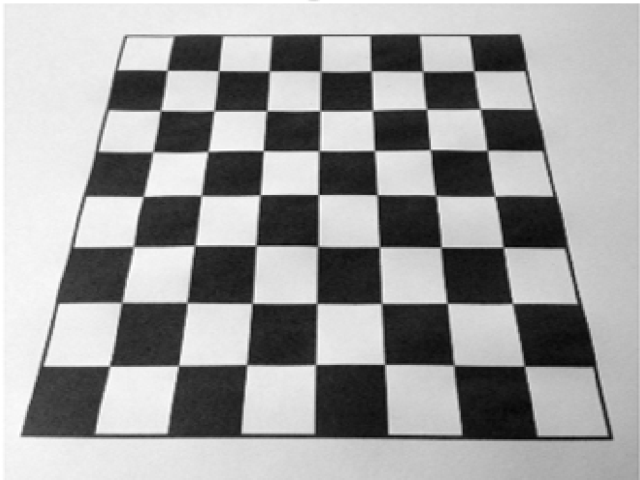
#> input picture lab06/chessboard_crooked.png, 640 x 480 px
$ python lab06.py
#> lines starting #> are read from the running program, lines starting #| are printed output that depends on the picture; after the words box and inside, x2 and y2 are one past the last pixel; in counts of white or black regions, pixels touching at a corner belong together
from __future__ import annotations

import argparse
from pathlib import Path
from typing import Tuple, Union

import cv2
import matplotlib as mpl
import matplotlib.pyplot as plt
import numpy as np
from scipy.ndimage import gaussian_filter, maximum_filter

mpl.use("agg")


def create_test_img(width: int = 800, height: int = 800) -> np.ndarray:
    img = np.zeros((height, width), dtype=np.float32)
    img[:] = 255
    img[0:400, 0:400] = 0
    return img


def add_noise(img: np.ndarray, dev: Union[int, float]) -> np.ndarray:
    noise = np.random.normal(loc=0, scale=dev, size=img.shape)
    n_img = np.clip(img + noise, 0, 255)
    return n_img.astype(np.float32)


def compute_derivatives(img: np.ndarray, sigma: Union[int, float] = 3) -> Tuple[np.ndarray, np.ndarray]:
    fm = gaussian_filter(img, sigma=(sigma, sigma), order=(0, 1))
    fn = gaussian_filter(img, sigma=(sigma, sigma), order=(1, 0))
    return fm, fn


def compute_harris_response_native(img: np.ndarray, k: Union[int, float] = 0.04) -> np.ndarray:
    # The native path uses a compact Sobel + 3x3 box-window Harris response so we
    # can benchmark a portable C implementation from Python without hardware.
    from embedded_utils.native_image_ops import harris_response_gray_u8

    gray = np.asarray(img)
    if gray.ndim != 2:
        raise ValueError("compute_harris_response_native expects a grayscale image.")
    if gray.dtype != np.uint8:
        gray = np.clip(gray, 0, 255).astype(np.uint8)
    return harris_response_gray_u8(gray, k=float(k))


def window_img(
    img_window: Tuple[int, int, int, int],
    img: np.ndarray,
    fm: np.ndarray,
    fn: np.ndarray,
) -> Tuple[np.ndarray, np.ndarray, np.ndarray]:
    frame_size = 10
    red = np.array([255, 0, 0], dtype=np.uint8)
    m0, n0, m1, n1 = img_window

    img_with_frame = cv2.cvtColor(img.astype(np.uint8), cv2.COLOR_GRAY2RGB)
    img_with_frame[m0 : m0 + frame_size, n0:n1] = red
    img_with_frame[m1 - frame_size : m1, n0:n1] = red
    img_with_frame[m0:m1, n0 : n0 + frame_size] = red
    img_with_frame[m0:m1, n1 - frame_size : n1] = red

    w_fm = fm[m0:m1, n0:n1]
    w_fn = fn[m0:m1, n0:n1]
    return w_fm, w_fn, img_with_frame


def ex61(dev: float, sigma: float):
    img = create_test_img(800, 800)
    n_img = add_noise(img, dev)

    fm, fn = compute_derivatives(img, sigma)
    fm_n, fn_n = compute_derivatives(n_img, sigma)

    flat = (600, 200, 700, 300)
    edge = (350, 100, 450, 200)
    corner = (350, 350, 450, 450)

    img_uint8 = img.astype(np.uint8)
    w_fm1, w_fn1, img1 = window_img(flat, img_uint8, fm, fn)
    w_fm2, w_fn2, img2 = window_img(edge, img_uint8, fm, fn)
    w_fm3, w_fn3, img3 = window_img(corner, img_uint8, fm, fn)

    w_fm4, w_fn4, img4 = window_img(flat, img_uint8, fm_n, fn_n)
    w_fm5, w_fn5, img5 = window_img(edge, img_uint8, fm_n, fn_n)
    w_fm6, w_fn6, img6 = window_img(corner, img_uint8, fm_n, fn_n)

    return (
        w_fm1,
        w_fn1,
        img1,
        w_fm2,
        w_fn2,
        img2,
        w_fm3,
        w_fn3,
        img3,
        w_fm4,
        w_fn4,
        img4,
        w_fm5,
        w_fn5,
        img5,
        w_fm6,
        w_fn6,
        img6,
        img,
        n_img,
    )


def exercise061_plot(*args) -> None:
    (
        w_fm1,
        w_fn1,
        img1,
        w_fm2,
        w_fn2,
        img2,
        w_fm3,
        w_fn3,
        img3,
        w_fm4,
        w_fn4,
        img4,
        w_fm5,
        w_fn5,
        img5,
        w_fm6,
        w_fn6,
        img6,
        img,
        n_img,
    ) = args

    plt.figure(figsize=(18, 12))

    plt.subplot(4, 6, 1), plt.title("noiseless"), plt.axis("off"), plt.imshow(img, cmap="gray")
    plt.subplot(4, 6, 4), plt.title("noisy"), plt.axis("off"), plt.imshow(n_img, cmap="gray")

    plt.subplot(4, 6, 7), plt.title("flat"), plt.axis("off"), plt.imshow(img1)
    plt.subplot(4, 6, 8), plt.title("Fm"), plt.axis("off"), plt.imshow(w_fm1, cmap="gray")
    plt.subplot(4, 6, 9), plt.title("Fn"), plt.axis("off"), plt.imshow(w_fn1, cmap="gray")
    plt.subplot(4, 6, 10), plt.title("noisy flat"), plt.axis("off"), plt.imshow(img4)
    plt.subplot(4, 6, 11), plt.title("Fm"), plt.axis("off"), plt.imshow(w_fm4, cmap="gray")
    plt.subplot(4, 6, 12), plt.title("Fn"), plt.axis("off"), plt.imshow(w_fn4, cmap="gray")

    plt.subplot(4, 6, 13), plt.title("edge"), plt.axis("off"), plt.imshow(img2)
    plt.subplot(4, 6, 14), plt.title("Fm"), plt.axis("off"), plt.imshow(w_fm2, cmap="gray")
    plt.subplot(4, 6, 15), plt.title("Fn"), plt.axis("off"), plt.imshow(w_fn2, cmap="gray")
    plt.subplot(4, 6, 16), plt.title("noisy edge"), plt.axis("off"), plt.imshow(img5)
    plt.subplot(4, 6, 17), plt.title("Fm"), plt.axis("off"), plt.imshow(w_fm5, cmap="gray")
    plt.subplot(4, 6, 18), plt.title("Fn"), plt.axis("off"), plt.imshow(w_fn5, cmap="gray")

    plt.subplot(4, 6, 19), plt.title("corner"), plt.axis("off"), plt.imshow(img3)
    plt.subplot(4, 6, 20), plt.title("Fm"), plt.axis("off"), plt.imshow(w_fm3, cmap="gray")
    plt.subplot(4, 6, 21), plt.title("Fn"), plt.axis("off"), plt.imshow(w_fn3, cmap="gray")
    plt.subplot(4, 6, 22), plt.title("noisy corner"), plt.axis("off"), plt.imshow(img6)
    plt.subplot(4, 6, 23), plt.title("Fm"), plt.axis("off"), plt.imshow(w_fm6, cmap="gray")
    plt.subplot(4, 6, 24), plt.title("Fn"), plt.axis("off"), plt.imshow(w_fn6, cmap="gray")

    plt.tight_layout()
    plt.savefig("Noiseless_Noisy.png", dpi=150)
    plt.close()


def exercise062_plot(*args) -> None:
    (
        w_fm1,
        w_fn1,
        _img1,
        w_fm2,
        w_fn2,
        _img2,
        w_fm3,
        w_fn3,
        _img3,
        w_fm4,
        w_fn4,
        _img4,
        w_fm5,
        w_fn5,
        _img5,
        w_fm6,
        w_fn6,
        _img6,
        _img,
        _n_img,
    ) = args

    plt.figure(figsize=(18, 12))
    plt.subplot(321), plt.title("flat"), plt.ylabel("Fn"), plt.axis([-10, 10, -10, 10]), plt.grid(True)
    plt.plot(w_fm1.flatten(), w_fn1.flatten(), "rx")

    plt.subplot(322), plt.title("noisy flat"), plt.axis([-10, 10, -10, 10]), plt.grid(True)
    plt.plot(w_fm4.flatten(), w_fn4.flatten(), "rx")

    plt.subplot(323), plt.title("edge"), plt.ylabel("Fn"), plt.axis([-40, 40, -40, 40]), plt.grid(True)
    plt.plot(w_fm2.flatten(), w_fn2.flatten(), "rx")

    plt.subplot(324), plt.title("noisy edge"), plt.axis([-40, 40, -40, 40]), plt.grid(True)
    plt.plot(w_fm5.flatten(), w_fn5.flatten(), "rx")

    plt.subplot(325), plt.title("corner"), plt.ylabel("Fn"), plt.xlabel("Fm")
    plt.axis([-40, 40, -40, 40]), plt.grid(True)
    plt.plot(w_fm3.flatten(), w_fn3.flatten(), "rx")

    plt.subplot(326), plt.title("noisy corner"), plt.xlabel("Fm")
    plt.axis([-40, 40, -40, 40]), plt.grid(True)
    plt.plot(w_fm6.flatten(), w_fn6.flatten(), "rx")

    plt.tight_layout()
    plt.savefig("eigen.png")
    plt.close()


def compute_harris_corners(
    fm: np.ndarray,
    fn: np.ndarray,
    k: Union[int, float] = 0.04,
    sigma: Union[int, float] = 3,
) -> Tuple[np.ndarray, np.ndarray, np.ndarray, np.ndarray, np.ndarray, np.ndarray, np.ndarray]:
    mmm = gaussian_filter(fm * fm, sigma)
    mmn = gaussian_filter(fm * fn, sigma)
    mnm = mmn
    mnn = gaussian_filter(fn * fn, sigma)

    det_m = mmm * mnn - mmn * mnm
    tra_m = mmm + mnn
    r = det_m - k * (tra_m ** 2)

    return mmm, mmn, mnm, mnn, det_m, tra_m, r


def figure067(
    img: np.ndarray,
    n_img: np.ndarray,
    det_m: np.ndarray,
    tra_m: np.ndarray,
    r: np.ndarray,
    det_m_n: np.ndarray,
    tra_m_n: np.ndarray,
    r_n: np.ndarray,
) -> None:
    ax1 = plt.subplot(2, 4, 1)
    ax1.set_title("image")
    ax1.axis("off")
    ax1.imshow(img, cmap="gray")

    ax2 = plt.subplot(2, 4, 2)
    ax2.set_title("corner response R")
    ax2.axis("off")
    ax2.imshow(r, cmap="gray")

    ax3 = plt.subplot(2, 4, 5)
    ax3.set_title("det(M)")
    ax3.axis("off")
    ax3.imshow(det_m, cmap="gray")

    ax4 = plt.subplot(2, 4, 6)
    ax4.set_title("trace(M)")
    ax4.axis("off")
    ax4.imshow(tra_m, cmap="gray")

    ax5 = plt.subplot(2, 4, 3)
    ax5.set_title("noisy image")
    ax5.axis("off")
    ax5.imshow(n_img, cmap="gray")

    ax6 = plt.subplot(2, 4, 4)
    ax6.set_title("corner response R")
    ax6.axis("off")
    ax6.imshow(r_n, cmap="gray")

    ax7 = plt.subplot(2, 4, 7)
    ax7.set_title("det(M)")
    ax7.axis("off")
    ax7.imshow(det_m_n, cmap="gray")

    ax8 = plt.subplot(2, 4, 8)
    ax8.set_title("trace(M)")
    ax8.axis("off")
    ax8.imshow(tra_m_n, cmap="gray")

    plt.tight_layout()
    plt.savefig("harris_response_visualization.png", dpi=150)
    plt.close()


def plot_harris_surface(r: np.ndarray, out_name: str, title: str) -> None:
    fig = plt.figure()
    ax = fig.add_subplot(projection="3d")

    x = np.arange(r.shape[1])
    y = np.arange(r.shape[0])
    x_grid, y_grid = np.meshgrid(x, y)

    ax.plot_surface(x_grid, y_grid, r, rstride=20, cstride=20, alpha=0.3, cmap="viridis")
    ax.contour(x_grid, y_grid, r, zdir="z", offset=np.min(r))
    ax.contour(x_grid, y_grid, r, zdir="x", offset=np.min(x_grid))
    ax.contour(x_grid, y_grid, r, zdir="y", offset=np.max(y_grid))

    ax.set_xlabel("m")
    ax.set_ylabel("n")
    ax.set_zlabel("R(m,n)")
    ax.set_title(title)

    plt.tight_layout()
    plt.savefig(out_name)
    plt.close()


def detect_corners(r: np.ndarray, threshold: Union[int, float] = 0.5) -> np.ndarray:
    corners_candidates = r > threshold
    return np.argwhere(corners_candidates)


def plot_corner_detection(img: np.ndarray, n_img: np.ndarray, corner_pos: np.ndarray, corner_pos_n: np.ndarray) -> None:
    fig = plt.figure()
    gs = fig.add_gridspec(2, 2, height_ratios=[8, 1])

    ax1 = fig.add_subplot(gs[0, 0])
    ax2 = fig.add_subplot(gs[0, 1])
    ax3 = fig.add_subplot(gs[1, 0])
    ax4 = fig.add_subplot(gs[1, 1])

    ax1.set_title("corners in image")
    ax1.imshow(img, cmap="gray")
    ax1.plot(corner_pos[:, 1], corner_pos[:, 0], "r+", markersize=10, markeredgewidth=2)
    ax1.set_xticks([])
    ax1.set_yticks([])

    ax2.set_title("corners in noisy image")
    ax2.imshow(n_img, cmap="gray")
    ax2.plot(corner_pos_n[:, 1], corner_pos_n[:, 0], "r+", markersize=10, markeredgewidth=2)
    ax2.set_xticks([])
    ax2.set_yticks([])

    ax3.text(0.2, 0.8, f"{len(corner_pos)} corners found", fontsize=14)
    ax3.axis("off")
    ax4.text(0.2, 0.8, f"{len(corner_pos_n)} corners found", fontsize=14)
    ax4.axis("off")

    plt.tight_layout()
    plt.savefig("corner_detection.png")
    plt.close()


def rotate_img(img: np.ndarray, deg: Union[int, float] = 45, scale: Union[int, float] = 1.0) -> np.ndarray:
    h, w = img.shape[:2]
    m = cv2.getRotationMatrix2D((w / 2, h / 2), deg, scale)
    return cv2.warpAffine(img, m, (w, h))


def rotation_test(img: np.ndarray, n_img: np.ndarray, threshold: float = 0.5) -> None:
    rotation_angles = [45, 60, 195]
    plt.figure(figsize=(15, 10))

    for idx, angle in enumerate(rotation_angles):
        img_rot = rotate_img(img, deg=angle, scale=1.0)
        fm_rot, fn_rot = compute_derivatives(img_rot, sigma=30)
        *_unused, _det_m_rot, _tra_m_rot, r_rot = compute_harris_corners(fm_rot, fn_rot, k=0.04, sigma=3)
        corner_pos_rot = detect_corners(r_rot, threshold=threshold)

        n_img_rot = rotate_img(n_img, deg=angle, scale=1.0)
        fm_n_rot, fn_n_rot = compute_derivatives(n_img_rot, sigma=30)
        *_unused2, _det_m_n_rot, _tra_m_n_rot, r_n_rot = compute_harris_corners(
            fm_n_rot, fn_n_rot, k=0.04, sigma=3
        )
        corner_pos_n_rot = detect_corners(r_n_rot, threshold=threshold)

        ax1 = plt.subplot(3, 2, 2 * idx + 1)
        ax1.set_title(f"Rotated {angle}° - noiseless ({len(corner_pos_rot)} corners)")
        ax1.imshow(img_rot, cmap="gray")
        ax1.plot(corner_pos_rot[:, 1], corner_pos_rot[:, 0], "r+", markersize=10, markeredgewidth=2)

        ax2 = plt.subplot(3, 2, 2 * idx + 2)
        ax2.set_title(f"Rotated {angle}° - noisy ({len(corner_pos_n_rot)} corners)")
        ax2.imshow(n_img_rot, cmap="gray")
        ax2.plot(corner_pos_n_rot[:, 1], corner_pos_n_rot[:, 0], "r+", markersize=10, markeredgewidth=2)

    plt.tight_layout()
    plt.savefig("rotation_test.png")
    plt.close()


def import_and_convert_img(img_path: str, img_size: int = 800) -> np.ndarray:
    path = Path(img_path)
    if not path.exists():
        raise FileNotFoundError(f"Image not found: {path}")

    img = cv2.imread(str(path))
    if img is None:
        raise RuntimeError(f"Could not decode image: {path}")

    h, w = img.shape[:2]
    if h != img_size:
        scale_factor = img_size / h
        new_w = int(w * scale_factor)
        img = cv2.resize(img, (new_w, img_size), interpolation=cv2.INTER_LINEAR)

    return cv2.cvtColor(img, cv2.COLOR_BGR2GRAY)


def detect_corners_improved(r: np.ndarray, threshold_ratio: float = 0.01, window_size: int = 5) -> np.ndarray:
    threshold = threshold_ratio * r.max()
    local_max = maximum_filter(r, size=window_size)
    corners = (r == local_max) & (r > threshold)
    return np.argwhere(corners)


def visualize_chessboard_harris(chessboard_path: str = "chessboard_crooked.png"):
    chess_img = import_and_convert_img(chessboard_path)
    fm_chess, fn_chess = compute_derivatives(chess_img, sigma=3)
    *_unused, det_m, tra_m, r = compute_harris_corners(fm_chess, fn_chess, k=0.04, sigma=3)
    corner_pos = detect_corners_improved(r, threshold_ratio=0.001, window_size=5)

    fig_combined = plt.figure(figsize=(14, 14))

    ax1 = plt.subplot(3, 2, 1)
    ax1.set_title("image", fontsize=14)
    ax1.axis("off")
    ax1.imshow(chess_img, cmap="gray")

    ax2 = plt.subplot(3, 2, 2)
    ax2.set_title("corner response R", fontsize=14)
    ax2.axis("off")
    ax2.imshow(r, cmap="gray")

    ax3 = plt.subplot(3, 2, 3)
    ax3.set_title("det(M)", fontsize=14)
    ax3.axis("off")
    ax3.imshow(det_m, cmap="gray")

    ax4 = plt.subplot(3, 2, 4)
    ax4.set_title("trace(M)", fontsize=14)
    ax4.axis("off")
    ax4.imshow(tra_m, cmap="gray")

    ax5 = plt.subplot(3, 1, 3)
    ax5.set_title("corners in image", fontsize=16)
    ax5.axis("off")
    ax5.imshow(chess_img, cmap="gray")
    ax5.plot(corner_pos[:, 1], corner_pos[:, 0], "ro", markersize=6, markeredgecolor="black", markeredgewidth=1)

    ax5.text(
        1.05,
        0.5,
        f"{len(corner_pos)} corners found",
        transform=ax5.transAxes,
        fontsize=14,
        verticalalignment="center",
        bbox=dict(boxstyle="round", facecolor="wheat", alpha=0.5),
    )

    plt.tight_layout()
    plt.savefig("chessboard_analysis.png", dpi=150, bbox_inches="tight")
    plt.close()

    return chess_img, r, corner_pos


def parse_args() -> argparse.Namespace:
    parser = argparse.ArgumentParser(description="Run Lab06 Harris-corner analysis pipeline.")
    parser.add_argument("--noise-dev", type=float, default=30.0, help="Noise deviation for synthetic noisy image.")
    parser.add_argument(
        "--derivative-sigma",
        type=float,
        default=10.0,
        help="Sigma used for derivative computation in Harris experiments.",
    )
    parser.add_argument("--corner-threshold", type=float, default=0.5, help="Threshold for basic corner detector.")
    parser.add_argument(
        "--chessboard-path",
        default="chessboard_crooked.png",
        help="Path to chessboard image used for improved Harris visualization.",
    )
    return parser.parse_args()


def main() -> int:
    args = parse_args()
    try:
        data_61 = ex61(3, 30)
#> in window_img, `img_with_frame = cv2.cvtColor(img.astype(np.uint8), cv2.COLOR_GRAY2RGB)`:
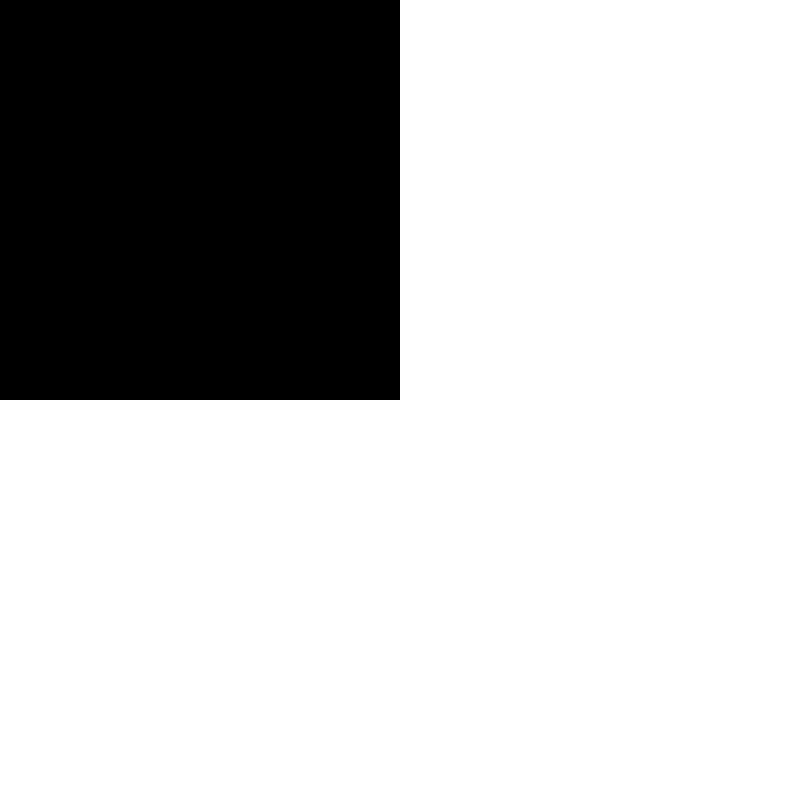
#> img_with_frame: shape (800, 800, 3); 75% white; 1 black region, box (x1, y1, x2, y2) and area: (0, 0, 400, 400) 160000
#> in ex61, `w_fm1, w_fn1, img1 = window_img(flat, img_uint8, fm, fn)`: w_fm1: shape (100, 100) float32; every value is 0
#> in ex61, `w_fm5, w_fn5, img5 = window_img(edge, img_uint8, fm_n, fn_n)`:
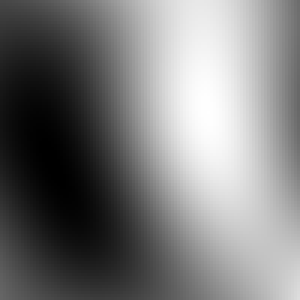
#> w_fm5: shape (100, 100) float32 (shown 3 times larger); min -0.000673, max 0.000328, mean -0.00019; drawn with min black and max white
#> data_61 = 20 items
        exercise061_plot(*data_61)

        data_62 = ex61(50, 3)
#> call 2 of ex61, with dev = 50, sigma = 3
#> in ex61 (call 2), `w_fm4, w_fn4, img4 = window_img(flat, img_uint8, fm_n, fn_n)`:
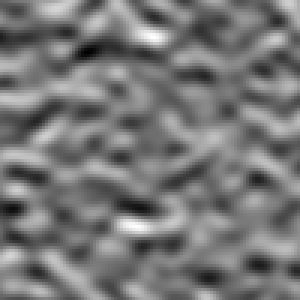
#> w_fn4: shape (100, 100) float32 (shown 3 times larger); min -2.08, max 2.38, mean 0.0086; drawn with min black and max white
#> in ex61 (call 2), `w_fm5, w_fn5, img5 = window_img(edge, img_uint8, fm_n, fn_n)`:
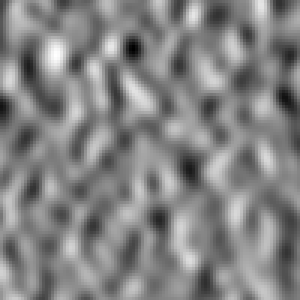
#> w_fm5: shape (100, 100) float32 (shown 3 times larger); min -2.46, max 2.27, mean -0.0184; drawn with min black and max white
#> in ex61 (call 2), `w_fm6, w_fn6, img6 = window_img(corner, img_uint8, fm_n, fn_n)`:
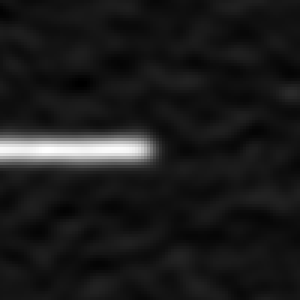
#> w_fn6: shape (100, 100) float32 (shown 3 times larger); min -2.37, max 29.44, mean 1.1; drawn with min black and max white
#> data_62 = 20 items
        exercise062_plot(*data_62)

        img = create_test_img(800, 800)
        n_img = add_noise(img, args.noise_dev)

        fm, fn = compute_derivatives(img, args.derivative_sigma)
        fm_n, fn_n = compute_derivatives(n_img, args.derivative_sigma)

        *_unused1, det_m, tra_m, r = compute_harris_corners(fm, fn, k=0.04, sigma=3)
        *_unused2, det_m_n, tra_m_n, r_n = compute_harris_corners(fm_n, fn_n, k=0.04, sigma=3)

        figure067(img, n_img, det_m, tra_m, r, det_m_n, tra_m_n, r_n)
        plot_harris_surface(r, "noiseless_harris_response.png", "Plot for R")
        plot_harris_surface(r_n, "noisy_harris_response.png", "Plot for R (noisy)")

        corner_pos = detect_corners(r, threshold=args.corner_threshold)
        corner_pos_n = detect_corners(r_n, threshold=args.corner_threshold)
        plot_corner_detection(img, n_img, corner_pos, corner_pos_n)

        rotation_test(img, n_img, threshold=args.corner_threshold)
#> in rotation_test, `plt.savefig("rotation_test.png")`:
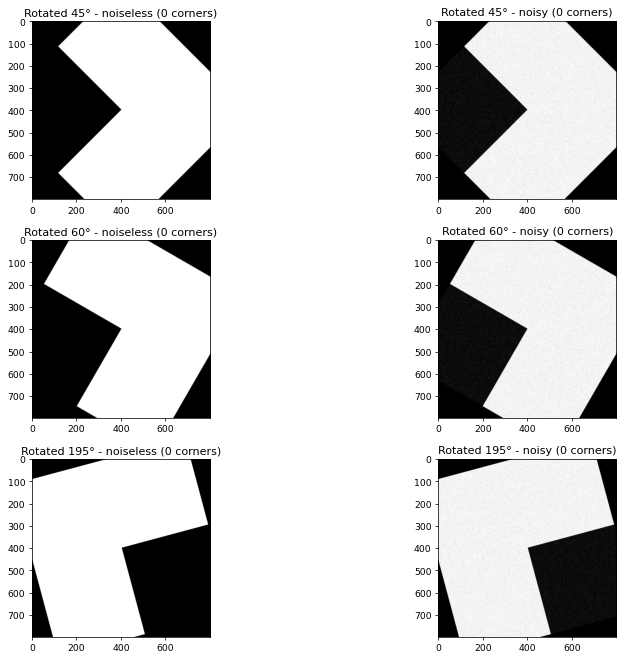
#> figure drawn by matplotlib, 6 panels
        visualize_chessboard_harris(args.chessboard_path)
#> in import_and_convert_img, img is the input picture: shape (480, 640, 3); min 1, max 255, mean 159.2
#> in compute_harris_corners (call 9), `det_m = mmm * mnn - mmn * mnm`:
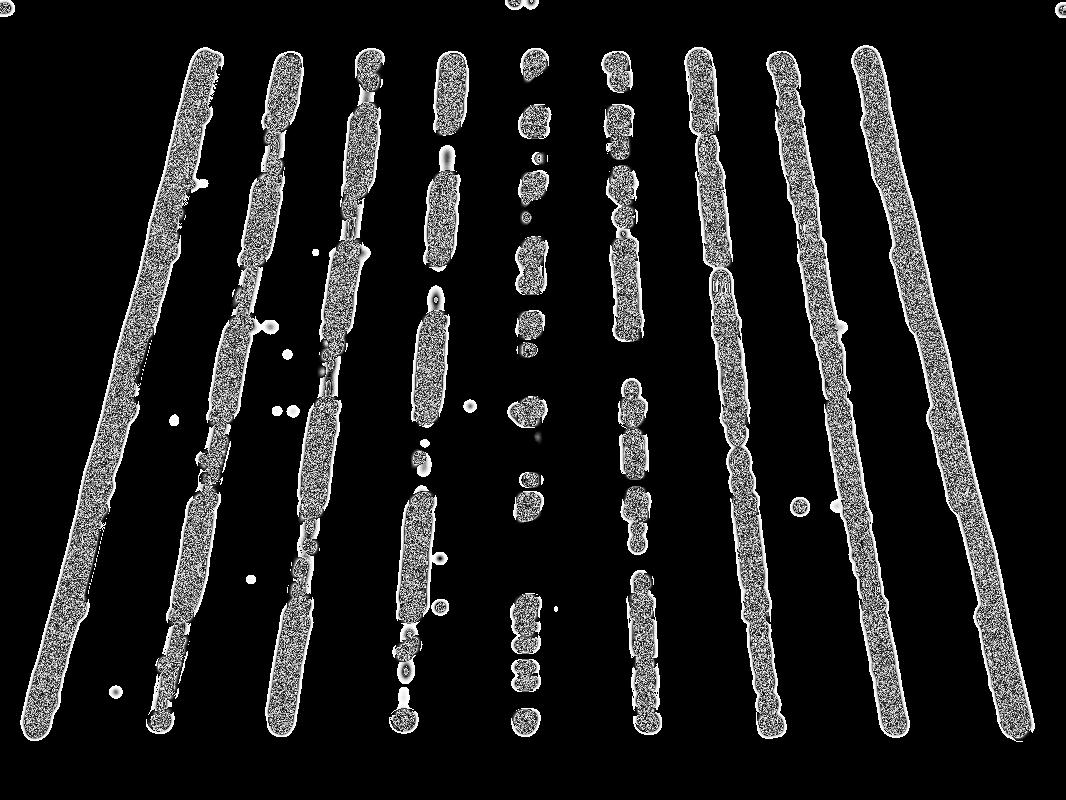
#> det_m: shape (800, 1066); min 0, max 255, mean 29.5
#> in detect_corners_improved, `threshold = threshold_ratio * r.max()`: threshold = 0.255
#> in visualize_chessboard_harris, `corner_pos = detect_corners_improved(r, threshold_ratio=0.001, window_..`: corner_pos = 8883 pairs, first value 0 to 741, second value 0 to 1065
    except Exception as exc:
        print(f"Error: {exc}")
        return 1

    print("Lab06 analysis completed. Output figures saved in lab06 directory.")
    return 0


if __name__ == "__main__":
    raise SystemExit(main())
#> (the program exits here)
